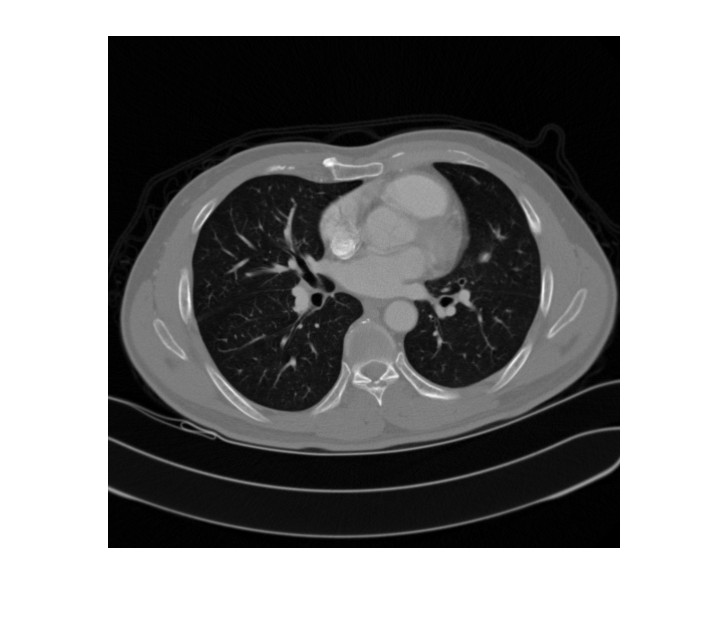
#> input picture Assignment_4/lungs.jpg, 728 x 642 px, found by its file name
$ jupyter execute Code_Shivangi_Kochrekar.ipynb
#> lines starting #> are read from the running program, lines starting #| are printed output that depends on the picture; long printed decimals are rounded
Take a centered 128 x 128 sub-image of Given CT Image Data set (Pick a section
with lots of good features):
1. Obtain 180 Projections.
2. Take 1-D Fourier Transform of all Projections.
3. Assemble them in the 2-D Frequency Domain.
4. Compare Result Direct 2-D FT of the 128 x 128 Image.
5. Perform Inverse 2-D FT & Compare Both Images

You should comment on what you have observed of displayed images
(characteristics, differences, reasons).

[cell 1]
import cv2
import numpy as np
from scipy.ndimage import rotate
from scipy.fft import fft
import matplotlib.pyplot as plt
from skimage.transform import radon, iradon, rescale, resize
from google.colab.patches import cv2_imshow

[cell 2]
ct_image = cv2.imread('/content/lungs.jpg', cv2.IMREAD_GRAYSCALE)
#> ct_image is the input picture: shape (642, 728); min 0, max 255, mean 139.4
cv2_imshow(ct_image)

print(ct_image.shape)
#| (642, 728)

[cell 3]
#getting center of the image
height, width = ct_image.shape
#> height = 642; width = 728

middle_width = 128
middle_height = 128

left = (width - middle_width) // 2
#> left = 300
top = (height - middle_height) // 2
#> top = 257
right = (width + middle_width) // 2
#> right = 428
bottom = (height + middle_height) // 2
#> bottom = 385

middle_section = ct_image[top:bottom, left:right]
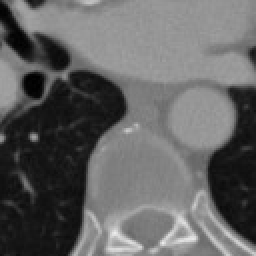
#> middle_section: shape (128, 128) (shown 2 times larger); min 0, max 237, mean 99

cv2_imshow(middle_section)

[cell 4]
# [11 lines of commented-out code are left out]

[cell 5]
# [6 lines of commented-out code are left out]

[cell 6]
theta = np.linspace(0, 180, max(middle_section.shape), endpoint=False)
#> theta = 128 values from 0 to 178.6
projections = radon(middle_section, theta=theta, circle=False)
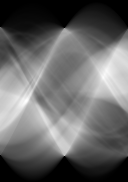
#> projections: shape (182, 128) float64; min 0, max 87.16, mean 35; drawn with min black and max white

inverse_backprojection = iradon(projections, theta=theta, filter_name='ramp', circle=False)
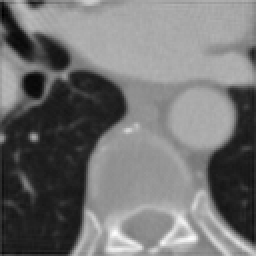
#> inverse_backprojection: shape (128, 128) float64 (shown 2 times larger); min -0.0273, max 0.894, mean 0.388; drawn with min black and max white

[cell 7]
direct_2d_fft = np.fft.fft2(middle_section) # taking Direct 2-D FT of the image
inverse_direct_fft = np.fft.ifft2(direct_2d_fft) #inverse ft of the direct ft

#calculating error
mse1 = np.mean(np.abs(middle_section - np.abs(inverse_backprojection)) ** 2)
#> mse1 = 12913.9
mse2 = np.mean(np.abs(middle_section - np.abs(inverse_direct_fft)) ** 2)
#> mse2 = 1.33e-28

print("Mean Squared Error from projections:", mse1)
#| Mean Squared Error from projections: 12913.946
print("Mean Squared Error from direct FFT:", mse2)
#| Mean Squared Error from direct FFT: 1.3348968068790323e-28

[cell 8]
# Display images
plt.figure(figsize=(10, 15))
plt.subplot(321)
plt.title("Original Image")
plt.imshow(middle_section, cmap='gray')

plt.subplot(323)
plt.title("180 Projections of the CT Image")
plt.imshow(np.log(np.abs(projections)+1), cmap='gray')

plt.subplot(324)
plt.title("2-D Fourier Transform")
plt.imshow(np.log(np.abs(direct_2d_fft)), cmap='gray')

plt.subplot(325)
plt.title("Reconstruction of 180 Projections after performing \n1-D Fourier Transform and Inverse Fourier Transform")
plt.imshow(np.abs(inverse_backprojection), cmap='gray')

plt.subplot(326)
plt.title("Inverse 2-D Fourier Transform")
plt.imshow(np.abs(inverse_direct_fft), cmap='gray')

plt.show()
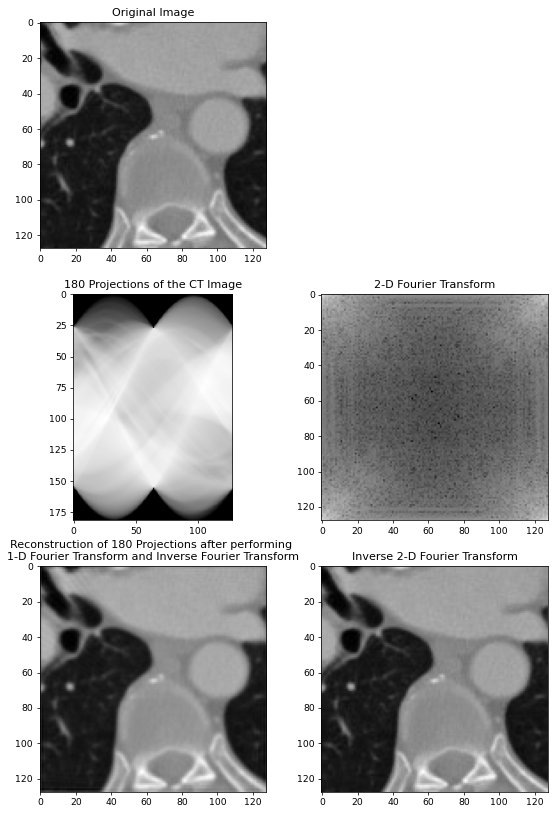
#> figure drawn by matplotlib, 5 panels

$ run again, with Assignment_4/Projection_reconstruction.png saved as Assignment_4/lungs.jpg
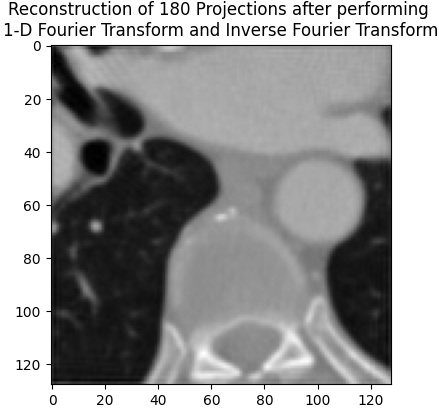
#> input picture Assignment_4/Projection_reconstruction.png, 439 x 412 px, found by its file name
#> ct_image is the input picture: shape (412, 439); min 0, max 255, mean 155.6
#| (412, 439)
#> `middle_section = ct_image[top:bottom, left:right]`:
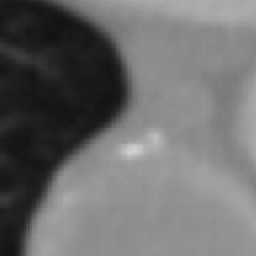
#> middle_section: shape (128, 128) (shown 2 times larger); min 17, max 210, mean 108.1
#> `projections = radon(middle_section, theta=theta, circle=False)`:
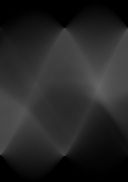
#> projections: shape (182, 128) float64; min 0, max 100, mean 38.2
#> mse1 = 14435.3
#> mse2 = 8.99e-29
#| Mean Squared Error from projections: 14435.307
#| Mean Squared Error from direct FFT: 8.99309135671731e-29
